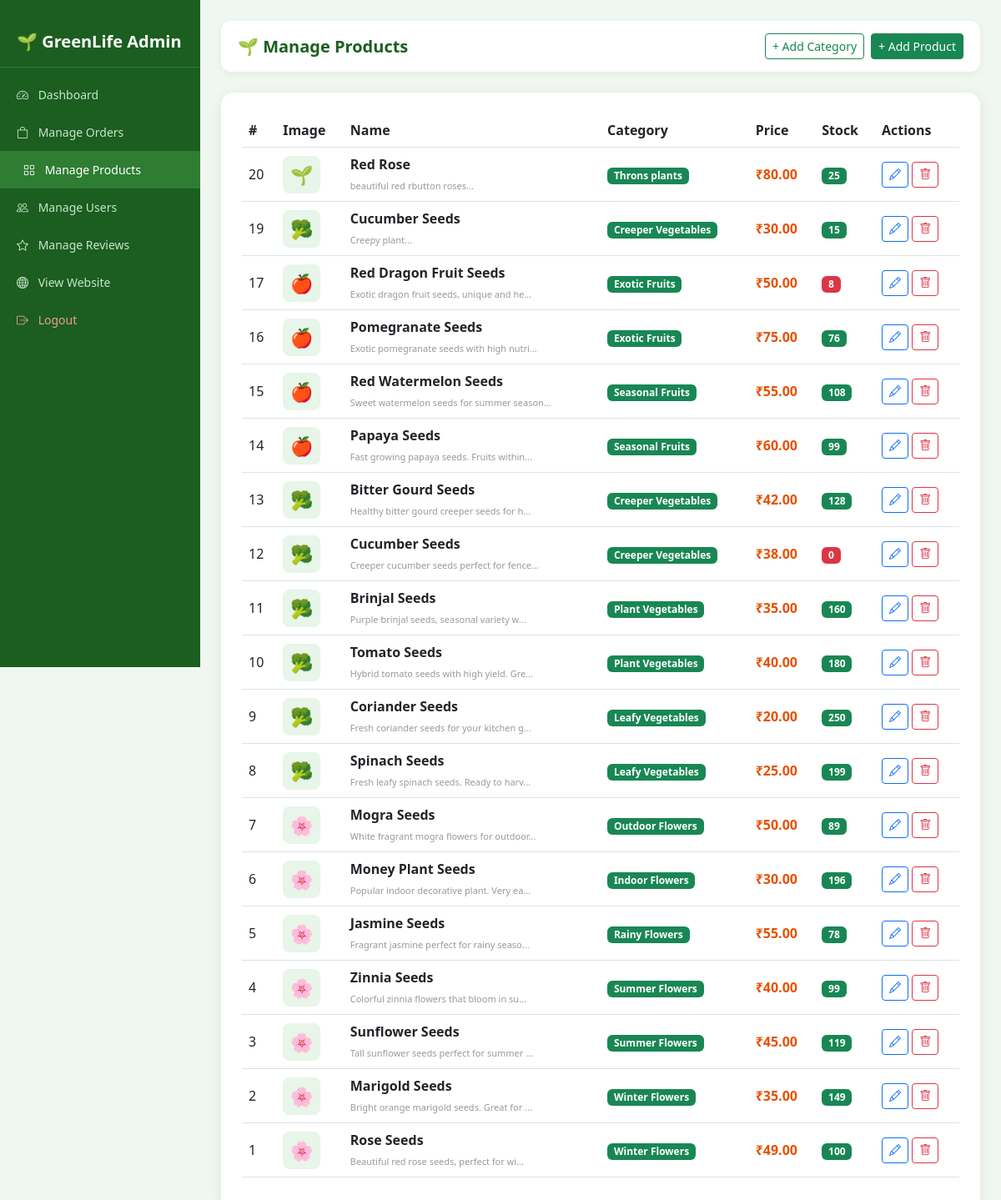
/admin/manage_products.php (signed in), run on the app's committed database.
### tables this page shows
CREATE TABLE `products` (
  `id` int(11) NOT NULL,
  `name` varchar(150) NOT NULL,
  `description` text DEFAULT NULL,
  `price` decimal(10,2) NOT NULL,
  `stock` int(11) DEFAULT 0,
  `category_id` int(11) DEFAULT NULL,
  `image` varchar(255) DEFAULT NULL,
  `created_at` timestamp NOT NULL DEFAULT current_timestamp()
);

CREATE TABLE `categories` (
  `id` int(11) NOT NULL,
  `name` varchar(100) NOT NULL,
  `parent_id` int(11) DEFAULT NULL,
  `type` enum('flowers','vegetables','fruits') NOT NULL,
  `season` enum('summer','winter','rainy','all') DEFAULT 'all',
  `location` enum('indoor','outdoor','both') DEFAULT 'both'
);

### admin/manage_products.php (the view, shortened to what this page needs)
<?php
require_once '../includes/db.php';
$products   = $pdo->query("SELECT p.*, c.name as cat_name FROM products p
                            JOIN categories c ON p.category_id = c.id
                            ORDER BY p.id DESC")->fetchAll();
?>
<!DOCTYPE html>
<html lang="en">
<head>
    <link rel="stylesheet" href="https://cdn.jsdelivr.net/npm/bootstrap@5.3.0/dist/css/bootstrap.min.css">
    <link rel="stylesheet" href="https://cdn.jsdelivr.net/npm/bootstrap-icons@1.10.5/font/bootstrap-icons.css">
</head>
<body>
<div class="sidebar">
    <div class="sidebar-brand">🌱 GreenLife Admin</div>
    <a href="dashboard.php" class="sidebar-link">
        <i class="bi bi-speedometer2"></i> Dashboard</a>
    <a href="manage_orders.php" class="sidebar-link">
        <i class="bi bi-bag"></i> Manage Orders</a>
    <a href="manage_products.php" class="sidebar-link active">
        <i class="bi bi-grid"></i> Manage Products</a>
    <a href="manage_users.php" class="sidebar-link">
        <i class="bi bi-people"></i> Manage Users</a>
    <a href="manage_reviews.php" class="sidebar-link">
        <i class="bi bi-star"></i> Manage Reviews</a>
    <a href="../index.php" class="sidebar-link">
        <i class="bi bi-globe"></i> View Website</a>
    <a href="admin_logout.php" class="sidebar-link" style="color:#ef9a9a;">
        <i class="bi bi-box-arrow-right"></i> Logout</a>
</div>
<div class="main-content">
    <div class="top-bar">
        <h5 style="margin:0; color:#1b5e20; font-weight:700;">🌱 Manage Products</h5>
        <div class="d-flex gap-2">
            <button class="btn btn-outline-success btn-sm"
                    data-bs-toggle="modal" data-bs-target="#addCatModal">
                + Add Category
            </button>
            <button class="btn btn-success btn-sm"
                    data-bs-toggle="modal" data-bs-target="#addModal">
                + Add Product
            </button>
        </div>
    </div>
    <div class="table-box">
        <div class="table-responsive">
            <table class="table table-hover align-middle">
                <thead style="background:#e8f5e9;">
                    <tr>
                        <th>#</th>
                        <th>Image</th>
                        <th>Name</th>
                        <th>Category</th>
                        <th>Price</th>
                        <th>Stock</th>
                        <th>Actions</th>
                    </tr>
                </thead>
                <tbody>
                <?php foreach ($products as $p):
                    $icon = '🌱';
                    if (strpos($p['cat_name'], 'lower') !== false ||
                        strpos(strtolower($p['cat_name']), 'flower') !== false) $icon = '🌸';
                    elseif (strpos(strtolower($p['cat_name']), 'vegetable') !== false ||
                            strpos(strtolower($p['cat_name']), 'leafy') !== false ||
                            strpos(strtolower($p['cat_name']), 'creeper') !== false) $icon = '🥦';
                    elseif (strpos(strtolower($p['cat_name']), 'fruit') !== false) $icon = '🍎';
                ?>
                <tr>
                    <td><?= $p['id'] ?></td>
                    <td>
                        <?php if ($p['image'] && file_exists('../assets/images/products/' . $p['image'])): ?>
                            <img src="../assets/images/products/<?= htmlspecialchars($p['image']) ?>"
                                 style="width:45px; height:45px; border-radius:8px; object-fit:cover;">
                        <?php else: ?>
                            <div class="product-thumb"><?= $icon ?></div>
                        <?php endif; ?>
                    </td>
                    <td><strong><?= htmlspecialchars($p['name']) ?></strong><br>
                        <small style="color:#999; font-size:11px;">
                            <?= substr(htmlspecialchars($p['description']), 0, 40) ?>...
                        </small>
                    </td>
                    <td><span class="badge bg-success"><?= htmlspecialchars($p['cat_name']) ?></span></td>
                    <td style="color:#e65100; font-weight:600;">
                        ₹<?= number_format($p['price'], 2) ?>
                    </td>
                    <td>
                        <span class="badge <?= $p['stock'] < 10 ? 'bg-danger' : 'bg-success' ?>">
                            <?= $p['stock'] ?>
                        </span>
                    </td>
                    <td>
                        <button class="btn btn-outline-primary btn-sm"
                                onclick="editProduct(<?= htmlspecialchars(json_encode($p)) ?>)">
                            <i class="bi bi-pencil"></i>
                        </button>
                        <a href="manage_products.php?delete=<?= $p['id'] ?>"
                           class="btn btn-outline-danger btn-sm"
                           onclick="return confirm('Delete this product?')">
                            <i class="bi bi-trash"></i>
                        </a>
                    </td>
                </tr>
                <?php endforeach; ?>
                </tbody>
            </table>
        </div>
    </div>
</div>
</body>
</html>

### admin/manage_products.php (style rules this page uses)
body { background-color: #f0f7f0; font-family: 'Segoe UI', sans-serif; }
.sidebar { background: #1b5e20; min-height: 100vh; padding: 20px 0; position: fixed; width: 240px; top: 0; left: 0; z-index: 100; }
.sidebar-brand { color: white; font-size: 20px; font-weight: 700; padding: 15px 20px; border-bottom: 1px solid #2e7d32; margin-bottom: 10px; }
.sidebar-link { display: block; color: #c8e6c9; padding: 12px 20px; text-decoration: none; font-size: 14px; transition: all 0.2s; }
.sidebar-link:hover, .sidebar-link.active { background: #2e7d32; color: white; padding-left: 28px; }
.sidebar-link i { margin-right: 8px; }
.main-content { margin-left: 240px; padding: 25px; }
.top-bar { background: white; border-radius: 12px; padding: 15px 20px; margin-bottom: 25px; display: flex; justify-content: space-between; align-items: center; box-shadow: 0 2px 10px rgba(0,0,0,0.06); }
.table-box { background: white; border-radius: 15px; padding: 25px; box-shadow: 0 3px 15px rgba(0,0,0,0.08); }
.product-thumb { width: 45px; height: 45px; border-radius: 8px; object-fit: cover; background: #e8f5e9; display: flex; align-items: center; justify-content: center; font-size: 22px; }

### data on the page
products: id "20", icon "🌱", name "Red Rose", description "beautiful red rbutton roses", category.name "Throns plants", price "80.00", stock "25"
products: id "19", category.name "🥦", name "Cucumber Seeds", description "Creepy plant", category.name "Creeper Vegetables", price "30.00", stock "15"
products: id "17", category.name "🍎", name "Red Dragon Fruit Seeds", description "Exotic dragon fruit seeds, unique and he", category.name "Exotic Fruits", price "50.00", stock "8"
products: id "16", category.name "🍎", name "Pomegranate Seeds", description "Exotic pomegranate seeds with high nutri", category.name "Exotic Fruits", price "75.00", stock "76"
products: id "15", category.name "🍎", name "Red Watermelon Seeds", description "Sweet watermelon seeds for summer season", category.name "Seasonal Fruits", price "55.00", stock "108"
products: id "14", category.name "🍎", name "Papaya Seeds", description "Fast growing papaya seeds. Fruits within", category.name "Seasonal Fruits", price "60.00", stock "99"
products: id "13", category.name "🥦", name "Bitter Gourd Seeds", description "Healthy bitter gourd creeper seeds for h", category.name "Creeper Vegetables", price "42.00", stock "128"
products: id "12", category.name "🥦", name "Cucumber Seeds", description "Creeper cucumber seeds perfect for fence", category.name "Creeper Vegetables", price "38.00", stock "0"
products: id "11", category.name "🥦", name "Brinjal Seeds", description "Purple brinjal seeds, seasonal variety w", category.name "Plant Vegetables", price "35.00", stock "160"
products: id "10", category.name "🥦", name "Tomato Seeds", description "Hybrid tomato seeds with high yield. Gre", category.name "Plant Vegetables", price "40.00", stock "180"
products: id "9", category.name "🥦", name "Coriander Seeds", description "Fresh coriander seeds for your kitchen g", category.name "Leafy Vegetables", price "20.00", stock "250"
products: id "8", category.name "🥦", name "Spinach Seeds", description "Fresh leafy spinach seeds. Ready to harv", category.name "Leafy Vegetables", price "25.00", stock "199"
products: id "7", category.name "🌸", name "Mogra Seeds", description "White fragrant mogra flowers for outdoor", category.name "Outdoor Flowers", price "50.00", stock "89"
products: id "6", category.name "🌸", name "Money Plant Seeds", description "Popular indoor decorative plant. Very ea", category.name "Indoor Flowers", price "30.00", stock "196"
products: id "5", category.name "🌸", name "Jasmine Seeds", description "Fragrant jasmine perfect for rainy seaso", category.name "Rainy Flowers", price "55.00", stock "78"
products: id "4", category.name "🌸", name "Zinnia Seeds", description "Colorful zinnia flowers that bloom in su", category.name "Summer Flowers", price "40.00", stock "99"
products: id "3", category.name "🌸", name "Sunflower Seeds", description "Tall sunflower seeds perfect for summer", category.name "Summer Flowers", price "45.00", stock "119"
products: id "2", category.name "🌸", name "Marigold Seeds", description "Bright orange marigold seeds. Great for", category.name "Winter Flowers", price "35.00", stock "149"
products: id "1", category.name "🌸", name "Rose Seeds", description "Beautiful red rose seeds, perfect for wi", category.name "Winter Flowers", price "49.00", stock "100"
